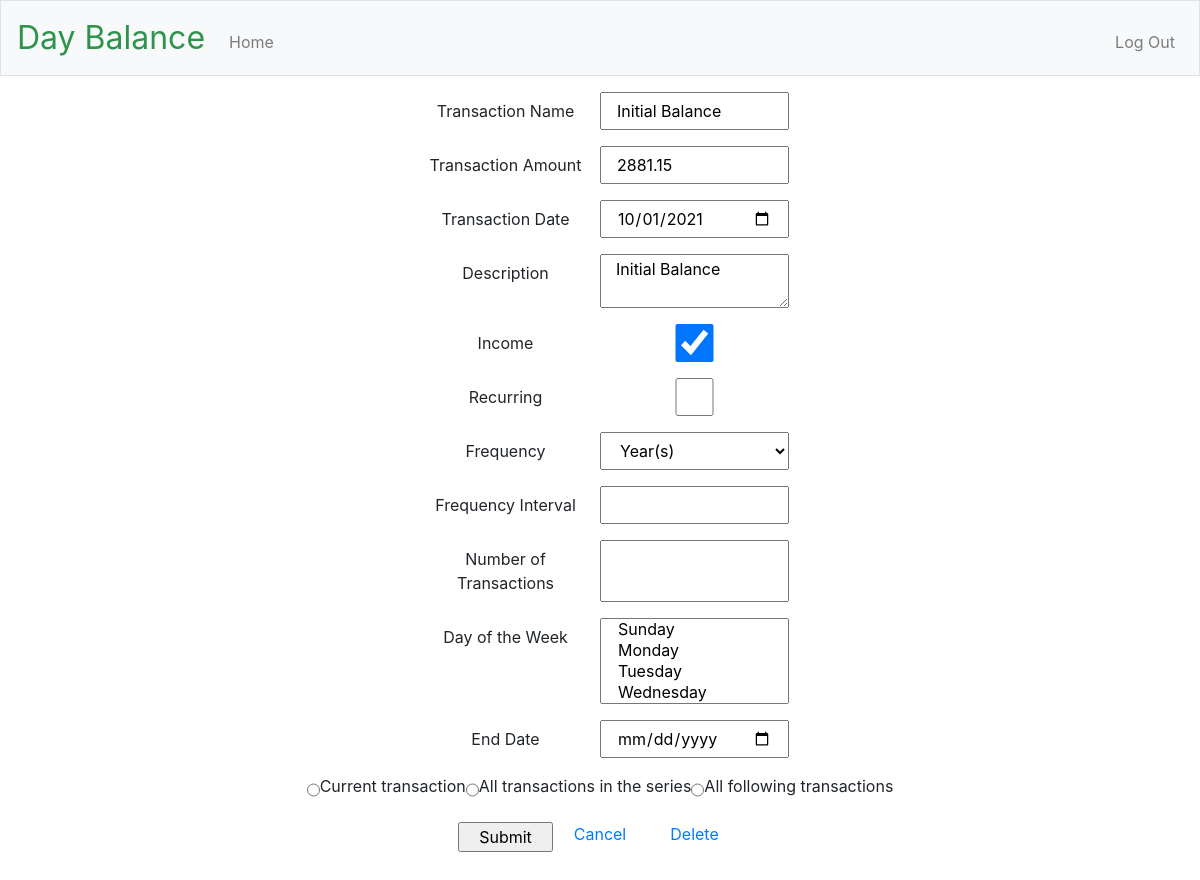
Screenshot of /edit/1/20211001 (signed in) with the database file from the repository.
### app/models.py (models this page shows, shortened)
class Transaction(app.db.Model):
    id = app.db.Column(app.db.Integer, primary_key=True)
    title = app.db.Column(app.db.String(40), nullable=False)
    date = app.db.Column(app.db.Date, nullable=False)
    amount = app.db.Column(app.db.Integer, nullable=False)
    description = app.db.Column(app.db.String(200))
    income = app.db.Column(app.db.Boolean)
    is_recurring = app.db.Column(app.db.Boolean)
    freq = app.db.Column(app.db.String(8))  # DAILY, WEEKLY, MONTHLY, YEARLY
    interval = app.db.Column(app.db.Integer)
    mon = app.db.Column(app.db.Boolean)
    tue = app.db.Column(app.db.Boolean)
    wed = app.db.Column(app.db.Boolean)
    thu = app.db.Column(app.db.Boolean)
    fri = app.db.Column(app.db.Boolean)
    sat = app.db.Column(app.db.Boolean)
    sun = app.db.Column(app.db.Boolean)
    count = app.db.Column(app.db.Integer)  # number of occurrences
    until = app.db.Column(app.db.Date)     # recurrence end date
    rrule_string = app.db.Column(app.db.String(100))
    transaction_exceptions = app.db.relationship(
        'TransactionException',
        backref='transaction',
        lazy='dynamic',
    )
    user_id = app.db.Column(
        app.db.Integer,
        app.db.ForeignKey('user.id'),
        nullable=False,
    )
    day_names = ['MO', 'TU', 'WE', 'TH', 'FR', 'SA', 'SU']
    day_variables = [mon, tue, wed, thu, fri, sat, sun]
    freq_values = {
        'DAILY': rrule.DAILY,
        'WEEKLY': rrule.WEEKLY,
        'MONTHLY': rrule.MONTHLY,
        'YEARLY': rrule.YEARLY,
    }
    def return_amount(self):
        return (self.amount / 100)

### app/main/routes.py (the view)
@bp.route("/edit/<int:transaction_id>/<int:date_format>", methods=["GET", "POST"])
@login_required
def edit_transaction(transaction_id, date_format):
    form = TransactionForm(request.form)
    edited_transaction = Transaction.query.filter_by(id=transaction_id).one()
    current_date = datetime.strptime(str(date_format),'%Y%m%d').date()
    if request.method == 'POST' and form.validate():
        if form.is_recurring.data and form.change.data == 'current':
            if form.amount.data != edited_transaction.amount:
                added_transaction = Transaction(
                    title = form.title.data,
                    description = form.description.data,
                    income = form.income.data,
                    is_recurring = False,
                    freq = form.freq.data,
                    interval = form.interval.data,
                    count = form.count.data,
                    until = form.until.data,
                )
                added_transaction.set_amount(form.amount.data)
                added_transaction.set_recurring(form.byweekday.data)
            else:
                added_transaction = TransactionException(
                    delete = False,
                    transaction_id = edited_transaction.id,
                )
            added_transaction.date = form.date.data
            added_transaction.user_id = current_user.id
            db.session.add(added_transaction)
            removed_transaction = TransactionException(
                date = current_date,
                delete = True,
                transaction_id = edited_transaction.id,
                user_id = current_user.id,
            )
            db.session.add(removed_transaction)
        elif form.is_recurring.data and form.change.data == 'after':
            added_transaction = Transaction(
                user_id = current_user.id,
                title = form.title.data,
                date = form.date.data,
                description = form.description.data,
                income = form.income.data,
                is_recurring = form.is_recurring.data,
                freq = form.freq.data,
                interval = form.interval.data,
                count = form.count.data,
                until = form.until.data,
            )
            added_transaction.set_amount(form.amount.data)
            added_transaction.set_recurring(form.byweekday.data)
            db.session.add(added_transaction)
            edited_transaction.count = None
            edited_transaction.until = current_date - timedelta(days=1)
            edited_transaction.set_recurring(edited_transaction.return_byweekday())
        else:
            edited_transaction.count = form.count.data
            edited_transaction.until = form.until.data
            edited_transaction.title = form.title.data
            edited_transaction.date = form.date.data
            edited_transaction.description = form.description.data
            edited_transaction.income = form.income.data
            edited_transaction.is_recurring = form.is_recurring.data
            edited_transaction.freq = form.freq.data
            edited_transaction.interval = form.interval.data
            edited_transaction.set_amount(form.amount.data)
            if form.is_recurring.data:
                edited_transaction.set_recurring(form.byweekday.data)
        db.session.commit()
        flash("Your changes have been saved.")
        return redirect(url_for(
            "main.index",
            year=form.date.data.year,
            month=form.date.data.month,
        ))
    elif request.method == 'GET':
        form.title.data = edited_transaction.title
        form.date.data = current_date
        form.description.data= edited_transaction.description
        form.income.data = edited_transaction.income
        form.is_recurring.data = edited_transaction.is_recurring
        form.freq.data = edited_transaction.freq
        form.interval.data = edited_transaction.interval
        form.count.data = edited_transaction.count
        form.until.data = edited_transaction.until
        form.amount.data = edited_transaction.return_amount()
        if edited_transaction.is_recurring:
            form.byweekday.data = edited_transaction.return_byweekday()
    return render_template(
        "edit_transaction.html",
        title = "Edit Transaction",
        form = form,
        transaction_id = edited_transaction.id,
        date = current_date,
    )

### app/models.py (called while the page is built)
@app.login.user_loader
def load_user(id):
    return User.query.get(int(id))

### app/templates/edit_transaction.html (shortened to what this page needs)
{% extends "layout.html" %}
{% block main %}
{% set date_format = date.strftime('%Y%m%d') %}
    <form action="/edit/{{ transaction_id }}/{{ date_format }}" method="POST">
        <div class="form-group row justify-content-center">
            {{ form.title.label(class="col-sm-2 col-form-label") }}
            {{ form.title(class="col-sm-2") }}
        </div>
        <div class="form-group row justify-content-center">
            {{ form.amount.label(class="col-sm-2 col-form-label") }}
            {{ form.amount(class="col-sm-2") }}
        </div>
        <div class="form-group row justify-content-center">
            {{ form.date.label(class="col-sm-2 col-form-label") }}
            {{ form.date(class="col-sm-2") }}
        </div>
        <div class="form-group row justify-content-center">
            {{ form.description.label(class="col-sm-2 col-form-label") }}
            {{ form.description(class="col-sm-2") }}
        </div>
        <div class="form-group row justify-content-center">
            {{ form.income.label(class="col-sm-2 col-form-label") }}
            {{ form.income(class="col-sm-2") }}
        </div>
        <div class="form-group row justify-content-center">
            {{ form.is_recurring.label(class="col-sm-2 col-form-label") }}
            {{ form.is_recurring(class="col-sm-2") }}
        </div>
        <div class="form-group row justify-content-center">
            {{ form.freq.label(class="col-sm-2 col-form-label") }}
            {{ form.freq(class="col-sm-2") }}
        </div>
        <div class="form-group row justify-content-center">
            {{ form.interval.label(class="col-sm-2 col-form-label") }}
            {{ form.interval(class="col-sm-2") }}
        </div>
        <div class="form-group row justify-content-center">
            {{ form.count.label(class="col-sm-2 col-form-label") }}
            {{ form.count(class="col-sm-2") }}
        </div>
        <div class="form-group row justify-content-center">
            {{ form.byweekday.label(class="col-sm-2 col-form-label") }}
            {{ form.byweekday(class="col-sm-2") }}
        </div>
        <div class="form-group row justify-content-center">
            {{ form.until.label(class="col-sm-2 col-form-label") }}
            {{ form.until(class="col-sm-2") }}
        </div>
        <div class="form-group row justify-content-center">
            {% for subfield in form.change %}
                <tr>
                    <td>{{ subfield }}</td>
                    <td>{{ subfield.label }}</td>
                </tr>
            {% endfor %}
        </div>
        <div class="form-group row justify-content-center">
            {{ form.submit(class="col-1") }}
            <div class="col-1">
                <a href="{{ url_for('main.index', year = date.year, month = date.month) }}">Cancel</a>
            </div>
            <div class="col-1">
                <a href="{{ url_for('main.delete_transaction',transaction_id = transaction_id, date_format = date_format) }}">Delete</a>
            </div>
        </div>
    </form>
{% endblock %}

### rows the page displays
Transaction: title "Initial Balance", amount "2881.15", date "10/01/2021", description "Initial Balance", income "☑", freq "Year(s)"

### other values shown
{{ subfield.label }} "Current transaction" "All transactions in the series" "All following transactions"
